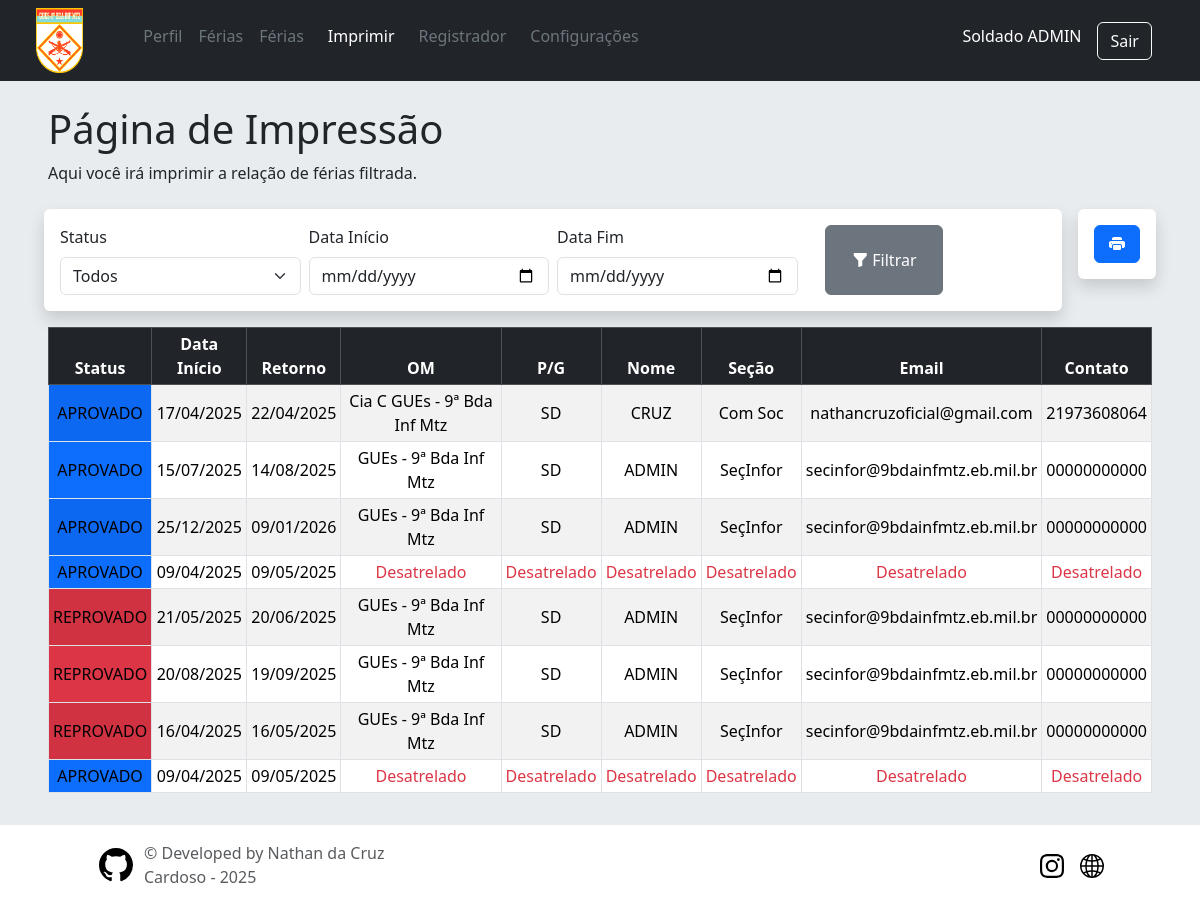
Screenshot of /user/imprimir (signed in) with the database file from the repository.
### app/models/tables.py (models this page shows, shortened)
class Patente(db.Model):
    __tablename__ = 'patentes'
    id = db.Column(db.Integer, primary_key=True)
    abrev = db.Column(db.String(50), nullable=False)
    posto = db.Column(db.String(50), nullable=False)
    users = db.relationship("User",  back_populates='patente')

class User(db.Model, UserMixin):
    __tablename__ = "users"
    id = db.Column(db.Integer, primary_key=True, nullable=False)
    military_id = db.Column(db.String(30), unique=True, nullable=False)
    username = db.Column(db.String(30), nullable=False)
    password = db.Column(db.String(255), nullable=False)  # Aumentando o tamanho para suporte a hash
    nome_completo = db.Column(db.String(30), unique=True, nullable=False)
    nome_guerra = db.Column(db.String(30), nullable=False)
    data_nascimento = db.Column(db.Date, nullable=False)
    nivel = db.Column(db.Integer, nullable=False, default=0)
    dias_disp = db.Column(db.Integer, nullable=False)
    email = db.Column(db.String(30), unique=True, nullable=False)
    telefone = db.Column(db.String(30), unique=True, nullable=False)
    fg_secao_id = db.Column(db.Integer, db.ForeignKey('secoes.id'), nullable=False)
    fg_organization_id = db.Column(db.Integer, db.ForeignKey('organizacoes.id'), nullable=False)
    fg_patente_id = db.Column(db.Integer, db.ForeignKey('patentes.id'), nullable=False)
    patente = db.relationship("Patente",  back_populates='users')
    organizacao = db.relationship("Organizacao",  back_populates='users')
    secao = db.relationship("Secao",  back_populates='users')
    ferias = db.relationship("Vacation",  back_populates='user')

class Vacation(db.Model):
    __tablename__ = "vacations"
    id = db.Column(db.Integer, primary_key=True, nullable=False)
    data_inicio = db.Column(db.Date, nullable=False)
    data_fim = db.Column(db.Date, nullable=False)
    data_registro = db.Column(db.Date, nullable=False)
    data_retorno = db.Column(db.Date, nullable=False)
    destino = db.Column(db.String(30), nullable=False)
    motivo = db.Column(db.String(255))
    dias = db.Column(db.Integer, nullable=False)
    fg_users_id = db.Column(db.String(30), db.ForeignKey('users.military_id'), nullable=False)
    fg_states_id = db.Column(db.Integer, db.ForeignKey('states.id',ondelete='CASCADE'), nullable=False)
    user = db.relationship("User", back_populates='ferias')
    state = db.relationship("State", back_populates='ferias')

class State(db.Model):
    __tablename__ = 'states'
    id = db.Column(db.Integer, primary_key=True)
    abrev = db.Column(db.String(50), nullable=False)
    desc = db.Column(db.String(50), nullable=False)
    ferias = db.relationship("Vacation", back_populates='state')

class Organizacao(db.Model):
    __tablename__ = 'organizacoes'
    id = db.Column(db.Integer, primary_key=True)
    abrev = db.Column(db.String(50), nullable=False)
    name = db.Column(db.String(100), nullable=False)
    users = db.relationship("User",  back_populates='organizacao')

class Secao(db.Model):
    __tablename__ = 'secoes'
    id = db.Column(db.Integer, primary_key=True)
    section = db.Column(db.String(50), nullable=False)
    email = db.Column(db.String(100), nullable=False)
    users = db.relationship("User",  back_populates='secao')

### app/routes/user.py (the view)
@user_bp.route('/imprimir')
@required_level(2)
def imprimir():
    status = request.args.get("status")
    data_inicio = request.args.get("data_inicio")
    data_fim = request.args.get("data_fim")
    search = request.args.get("search")
    query = Vacation.query
    if status:
        query = query.join(State).filter(State.id == status)
    if data_inicio:
        query = query.filter(Vacation.data_inicio >= data_inicio)
    if data_fim:
        query = query.filter(Vacation.data_fim <= data_fim)
    if current_user.nivel == 3:
        vacations = query.options(joinedload(Vacation.user)).order_by(Vacation.id.desc()).all()
    elif current_user.nivel == 2:
        vacations = query.options(joinedload(Vacation.user)).order_by(Vacation.id.desc()).filter(User.fg_organization_id == current_user.fg_organization_id).all()
    return render_template("user/imprimir.html", vacations=vacations)

### app/controllers/home.py (called while the page is built)
@lm.user_loader
def load_user(user_id):
    return User.query.get(int(user_id))

### app/routes/user.py (called while the page is built)
@user_bp.before_request
@login_required
def require_login():
    pass

### app/templates/user/imprimir.html (shortened to what this page needs)
{% extends 'layouts/base.html' %}
{% block content %}
<h1>Página de Impressão</h1>
<p>Aqui você irá imprimir a relação de férias filtrada.</p>
<div class="row">
<div class="col-md-11 p-2">
  <div class="mb-2 bg-white shadow rounded-2 p-3 justify-content-between">
    <form method="GET" action="{{ url_for('user.imprimir') }}" class="row g-2">
      <div class="col-3">
        <label for="statusSelect" class="form-label">Status</label>
        <select id="statusSelect" name="status" class="form-select">
          <option value="">Todos</option>
        </select>
      </div>
      <div class="col-3">
        <label for="dataInicio" class="form-label">Data Início</label>
        <input type="date" id="dataInicio" name="data_inicio" class="form-control">
      </div>
      <div class="col-3">
        <label for="dataFim" class="form-label">Data Fim</label>
        <input type="date" id="dataFim" name="data_fim" class="form-control">
      </div>
      <div class="col-2 d-flex justify-content-center">
        <button type="submit" class="btn btn-secondary w-75"><i class="bi bi-funnel-fill"></i> Filtrar</button>
      </div>
    </form>
  </div>
</div>
<div class="col-md-1 p-2">
  <div class="mb-2 bg-white shadow rounded-2 p-3 d-flex">
    <a class="btn btn-primary w-100" href="{{ url_for('user.gerar_relatorio', **request.args) }}"><i class="bi bi-printer-fill"></i></a>
  </div>
</div>
  <div class="col-12">
    <table class="table table-sm table-striped table-hover table-bordered align-middle">
      <thead class="table-dark text-center sticky-top">
        <tr>
          <th scope="col">Status</th>
          <th scope="col">Data Início</th>
          <th scope="col">Retorno</th>
          <th scope="col">OM</th>
          <th scope="col">P/G</th>
          <th scope="col">Nome</th>
          <th scope="col">Seção</th>
          <th scope="col">Email</th>
          <th scope="col">Contato</th>
        </tr>
      </thead>
      <tbody id="userTable">
        {% for ferias in vacations %}
          <tr class="text-center">
            <td class="{{ 'bg-secondary' if ferias.state.id == 1 else
                        'bg-primary' if ferias.state.id == 2 else
                        'bg-danger' if ferias.state.id == 3 else
                        'bg-success' if ferias.state.id == 4 else
                        'bg-warning' if ferias.state.id == 5 else
                        'bg-secondary' }}">{{ ferias.state.desc }}</td>
            <td>{{ ferias.data_inicio.strftime('%d/%m/%Y') }}</td>
            <td>{{ ferias.data_retorno.strftime('%d/%m/%Y') }}</td>
            <td>{{ ferias.user.organizacao.name if ferias.user else "<span class='text-danger'>Desatrelado</span>" | safe }}</td>
            <td>{{ ferias.user.patente.abrev if ferias.user else "<span class='text-danger'>Desatrelado</span>" | safe }}</td>
            <td>{{ ferias.user.nome_guerra if ferias.user else "<span class='text-danger'>Desatrelado</span>" | safe }}</td>
            <td>{{ ferias.user.secao.section if ferias.user else "<span class='text-danger'>Desatrelado</span>" | safe }}</td>
            <td>{{ ferias.user.email if ferias.user else "<span class='text-danger'>Desatrelado</span>" | safe }}</td>
            <td>{{ ferias.user.telefone if ferias.user else "<span class='text-danger'>Desatrelado</span>" | safe }}</td>
          </tr>
        {% endfor %}
      </tbody>
    </table>
  </div>
</div>
{% endblock %}

### app/templates/shared/header.html (shortened to what this page needs)
<header class="text-bg-dark shadow">
  <div class="container-fluid">
    <div class="row mx-3 align-items-center">
      <div class="col-1 p-2 order-1">
        <a href="http://www.9bdainfmtz.eb.mil.br/" class="bg-danger">
          <img class="bi" src="{{ url_for('static', filename='src/logo.png') }}" alt="" width="auto" height="65">
        </a>
      </div>
      {% if current_user.is_authenticated %}
      <div class="col-12 col-md-8 order-md-3 order-4 ">
        {% include 'layouts/navbar.html' %}
      </div>
      <div class="col-md-3 col-11 hstack order-3 accordion justify-content-end">
        <h6 class="me-3" role="search">{{ current_user.patente.posto + " " + current_user.nome_guerra }}</h6>
        <a href="{{ url_for('user.logout') }}" class="btn btn-outline-light me-2">Sair</a>
      </div>
      {% endif %}
    </div>
  </div>
</header>

### app/static/css/sign-in.css (style rules this page uses)
html, body { height: 100%; }

### rows the page displays
Patente: patente "Soldado ADMIN"
Vacation: state.desc "APROVADO", data_inicio "17/04/2025", data_retorno "22/04/2025", user.organizacao "Cia C GUEs - 9ª Bda Inf Mtz", user.patente "SD", user "CRUZ", user.secao "Com Soc", user "nathancruzoficial@gmail.com", user "21973608064"
Vacation: state.desc "APROVADO", data_inicio "15/07/2025", data_retorno "14/08/2025", user.organizacao "GUEs - 9ª Bda Inf Mtz", user.patente "SD", user "ADMIN", user.secao "SeçInfor", user "secinfor@9bdainfmtz.eb.mil.br", user "00000000000"
Vacation: state.desc "APROVADO", data_inicio "25/12/2025", data_retorno "09/01/2026", user.organizacao "GUEs - 9ª Bda Inf Mtz", user.patente "SD", user "ADMIN", user.secao "SeçInfor", user "secinfor@9bdainfmtz.eb.mil.br", user "00000000000"
Vacation: state.desc "APROVADO", data_inicio "09/04/2025", data_retorno "09/05/2025", user.organizacao "Desatrelado", user.patente "Desatrelado", user "Desatrelado", user.secao "Desatrelado"
Vacation: state.desc "REPROVADO", data_inicio "21/05/2025", data_retorno "20/06/2025", user.organizacao "GUEs - 9ª Bda Inf Mtz", user.patente "SD", user "ADMIN", user.secao "SeçInfor", user "secinfor@9bdainfmtz.eb.mil.br", user "00000000000"
Vacation: state.desc "REPROVADO", data_inicio "20/08/2025", data_retorno "19/09/2025", user.organizacao "GUEs - 9ª Bda Inf Mtz", user.patente "SD", user "ADMIN", user.secao "SeçInfor", user "secinfor@9bdainfmtz.eb.mil.br", user "00000000000"
Vacation: state.desc "REPROVADO", data_inicio "16/04/2025", data_retorno "16/05/2025", user.organizacao "GUEs - 9ª Bda Inf Mtz", user.patente "SD", user "ADMIN", user.secao "SeçInfor", user "secinfor@9bdainfmtz.eb.mil.br", user "00000000000"
Vacation: state.desc "APROVADO", data_inicio "09/04/2025", data_retorno "09/05/2025", user.organizacao "Desatrelado", user.patente "Desatrelado", user "Desatrelado", user.secao "Desatrelado"
